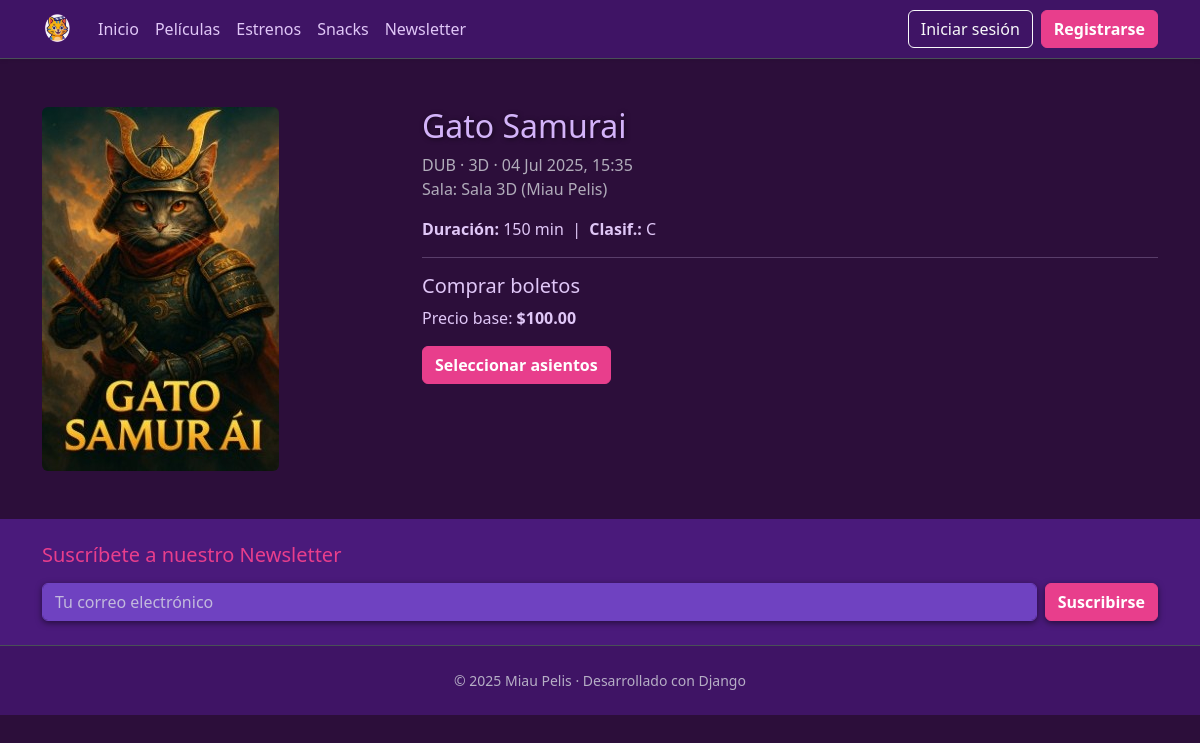
Page /showtime/3/ on the earlier database version.
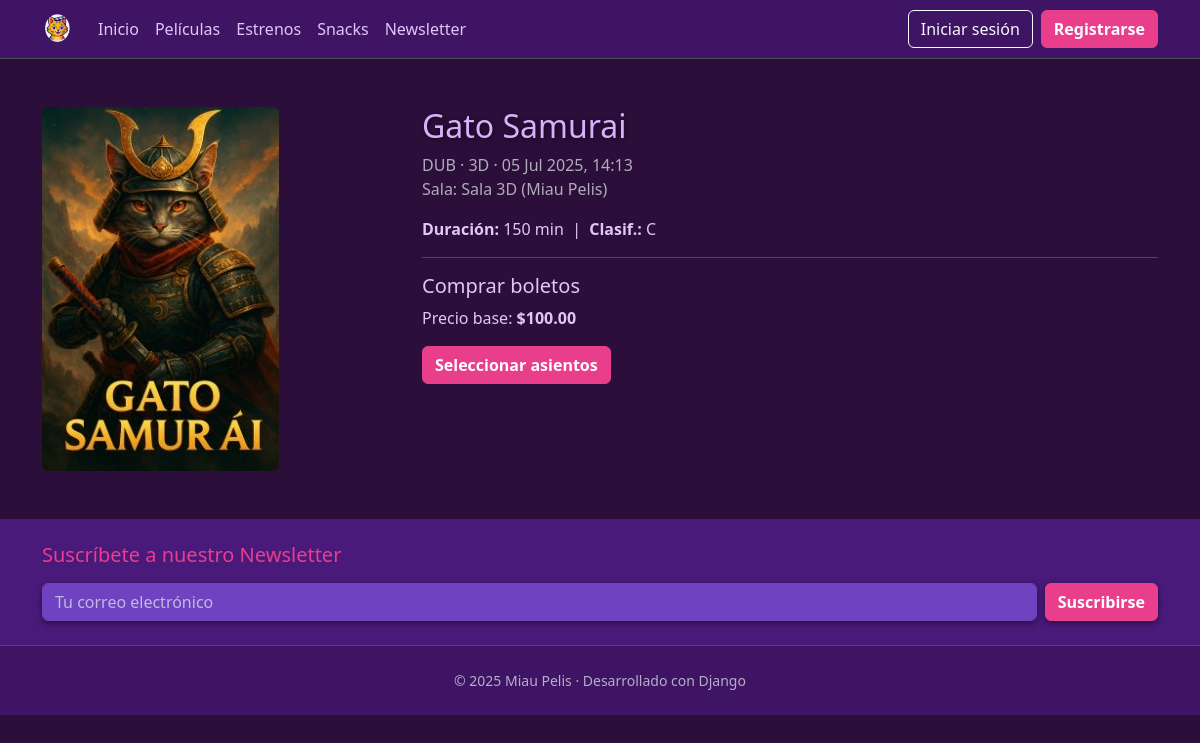
Same page on the later database version.
### cinema/models.py (models this page shows, shortened)
class TimeStampedModel(models.Model):
    created = models.DateTimeField(auto_now_add=True)
    updated = models.DateTimeField(auto_now=True)
    class Meta:
        abstract = True
        ordering = ('-created',)

class Showtime(TimeStampedModel):
    movie         = models.ForeignKey(Movie, on_delete=models.PROTECT, related_name='showtimes')
    auditorium    = models.ForeignKey(Auditorium, on_delete=models.PROTECT, related_name='showtimes')
    start_time    = models.DateTimeField()
    language      = models.CharField(max_length=20, choices=[('SUB', 'Subtitulada'), ('DUB', 'Doblada')])
    format        = models.CharField(max_length=10, choices=[('2D', '2D'), ('3D', '3D'), ('IMAX', 'IMAX')])
    base_price    = models.DecimalField(max_digits=6, decimal_places=2)
    class Meta:
        indexes = [models.Index(fields=('start_time',))]
        unique_together = (('auditorium', 'start_time'),)

class Movie(TimeStampedModel):
    title         = models.CharField(max_length=200)
    original_title= models.CharField(max_length=200, blank=True)
    synopsis      = models.TextField(blank=True)
    duration_min  = models.PositiveSmallIntegerField(help_text='Duración en minutos')
    release_date  = models.DateField()
    rating        = models.CharField(max_length=10, help_text='Clasificación, p. ej. PG-13')
    poster        = models.ImageField(upload_to='posters/', blank=True)
    trailer_url   = models.URLField(blank=True)
    genres        = models.ManyToManyField(Genre, related_name='movies')
    is_active     = models.BooleanField(default=True)

class Auditorium(TimeStampedModel):
    cinema        = models.ForeignKey(Cinema, on_delete=models.CASCADE, related_name='auditoriums')
    name          = models.CharField(max_length=50)
    total_rows    = models.PositiveSmallIntegerField(validators=[MinValueValidator(1), MaxValueValidator(50)])
    total_cols    = models.PositiveSmallIntegerField(validators=[MinValueValidator(1), MaxValueValidator(50)])
    class Meta:
        unique_together = (('cinema', 'name'),)

class Cinema(TimeStampedModel):
    name          = models.CharField(max_length=150)
    address       = models.CharField(max_length=250)
    city          = models.CharField(max_length=100)
    state         = models.CharField(max_length=100)
    phone         = models.CharField(max_length=30, blank=True)
    is_active     = models.BooleanField(default=True)

### cinema/views.py (the view)
# urls.py: path("showtime/<int:pk>/", ShowtimeDetailView.as_view(), name="showtime_detail"),
class ShowtimeDetailView(DetailView):
    model = Showtime
    template_name = "showtime_detail.html"
    context_object_name = "showtime"
    def get_queryset(self):
        return (
            super()
            .get_queryset()
            .select_related("movie", "auditorium__cinema")
        )

### cinema/templates/showtime_detail.html (shortened to what this page needs)
{% extends "baseHome.html" %}
{% load static %}
{% block content %}
<div class="row gy-4">
 <div class="col-md-4">
   {% if showtime.movie.poster %}
     <img src="{{ showtime.movie.poster.url }}" class="img-fluid rounded" alt="{{ showtime.movie.title }}">
   {% else %}
     <img src="{% static 'img/no-poster.svg' %}" class="img-fluid rounded" alt="Sin póster">
   {% endif %}
 </div>
 <div class="col-md-8">
   <h2>{{ showtime.movie.title }}</h2>
   <p class="text-muted">
     {{ showtime.language }} · {{ showtime.format }} · {{ showtime.start_time|date:"d M Y, H:i" }}<br>
     Sala: {{ showtime.auditorium.name }} ({{ showtime.auditorium.cinema.name }})
   </p>
   <p><strong>Duración:</strong> {{ showtime.movie.duration_min }} min &nbsp;|&nbsp;
      <strong>Clasif.:</strong> {{ showtime.movie.rating }}</p>
   <hr>
   <h5>Comprar boletos</h5>
   <p>Precio base: <strong>${{ showtime.base_price }}</strong></p>
   <a href="{% url 'seat_selection' showtime.id %}" class="btn btn-primary">
   Seleccionar asientos
   </a>
 </div>
</div>
{% endblock %}

Differences in the rows shown:
changed Showtime "DUB": start_time "04 Jul 2025, 15:35" → "05 Jul 2025, 14:13"
